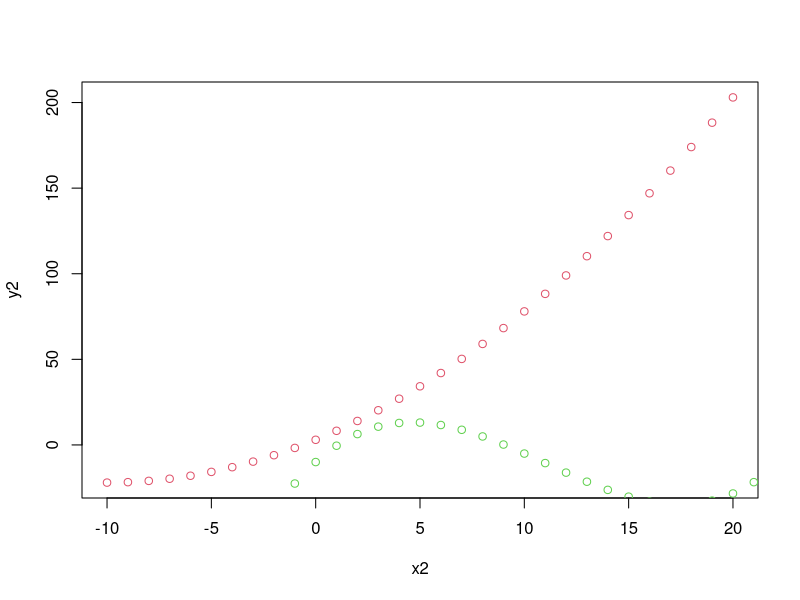
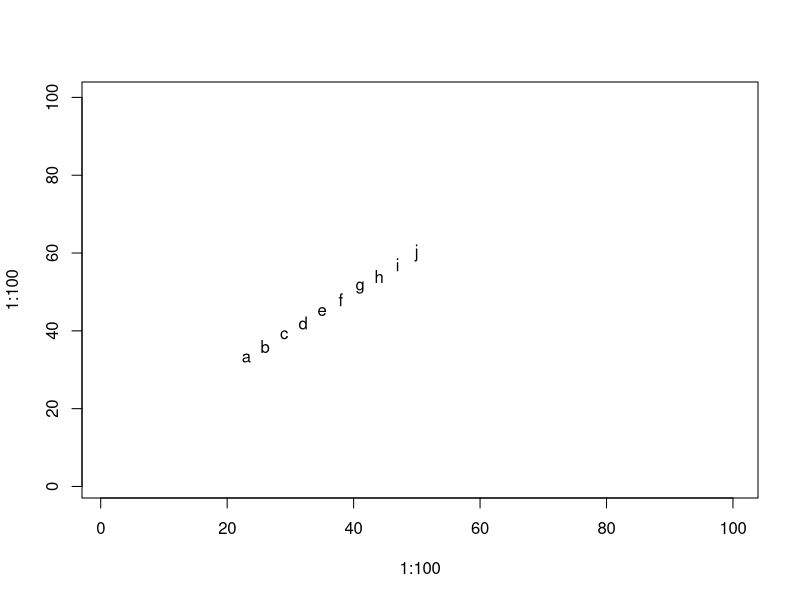

R code for these plots, in order:
x2 <- c(-10:20)
y2 <- x2*x2/4 + 5*x2 + 3

x1 <- c(-15:25)
y1 <- x1*x1*x1/22 - x1*x1*1.505 + 11*x1 - 10

x11()

plot(x2, y2, col=2)

z <- locator(1) # wait for mouse click or enter pressed


# Add a few new plots
# Note: doesn't resize the plot area!
points(x1, y1, col=3)


z <- locator(1) # wait for mouse click or enter pressed

plot(1:100, 1:100, type='n') # type='n' : invisible

points (1:10*3 + 20, 1:10*3 + 30, pch=letters[1:10])

z <- locator(1)
